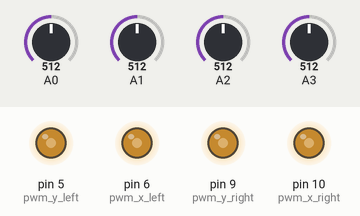
This sketch was run on a simulated Arduino Uno, built with avr-gcc and run on an emulated ATmega328P. Shown: output pins drawn as LEDs (lit = HIGH). The inputs (shaded band) are chosen by the test bench; at power-on: A0 = 512, A1 = 512, A2 = 512, A3 = 512.

Above: at 1.2 s.
1.3 s: A0 set to 716
At 2.5 s:
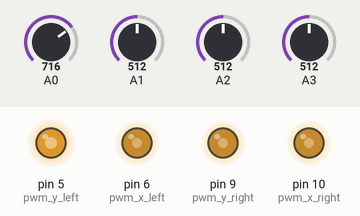
2.8 s: A1 set to 716
At 3.8 s:
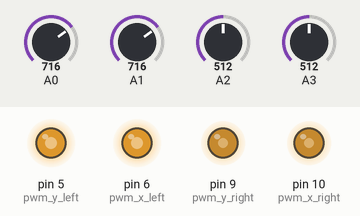
4.3 s: A2 set to 716
At 4.9 s:
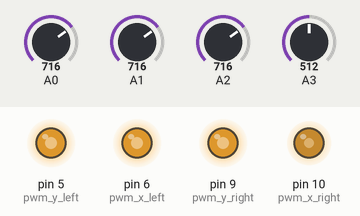
5.8 s: A3 set to 716
At 6.1 s:
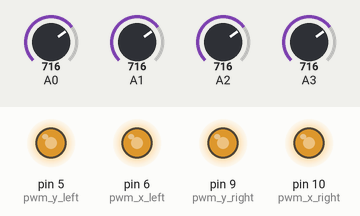
7.3 s: A0 set to 992
At 8.4 s:
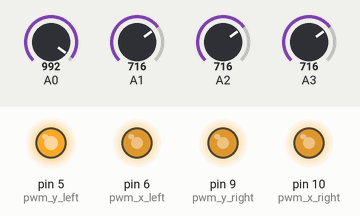
8.8 s: A1 set to 992
At 9.5 s:
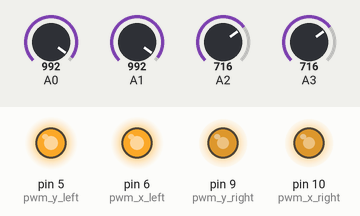
Timing chart, 0 to 11.3 s (numbered marks = the images above; inputs shaded):
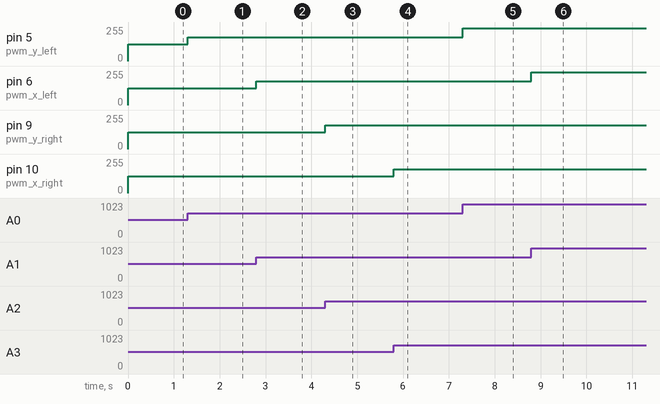

The sketch:

DroneControl.ino
```cpp
int pwm_y_left = 5; // y-Achse des linken Joysticks, P4 - Grün
int pwm_x_left = 6;  // x-Achse des linken Joysticks, P3 - Rot
int pwm_y_right = 9; // y-Achse des rechten Joysticks, P2 - Schwarz
int pwm_x_right = 10; // x-Achse des rechten Joysticks, P1 - Weiß

class DroneControl {
  public:
    DroneControl(){ }
    ~DroneControl(){ }

    void initJoystickRestingValues(){
      int P4 = analogRead(0); //P4 - Schub
      int P3 = analogRead(1); //P3 - Gieren
      int P2 = analogRead(2); //P2 - Nicken
      int P1 = analogRead(3); //P1 - Rollen

      init_resting_p4 = ((float)P4)/1024.0 * 3.3;
      init_resting_p3 = ((float)P3)/1024.0 * 3.3;
      init_resting_p2 = ((float)P2)/1024.0 * 3.3;
      init_resting_p1 = ((float)P1)/1024.0 * 3.3;
    }

    void controlDrone(int *output, float perc_y_left, float perc_x_left, float perc_y_right, float perc_x_right){
      output[0] = calculatePWM(perc_y_left, init_resting_p4, 2.9120, 0.4026); //resting - 1.6950
      output[1] = calculatePWM(perc_x_left, init_resting_p3, 2.8450, 0.5754); //resting - 1.7470
      output[2] = calculatePWM(perc_y_right, init_resting_p2, 2.9520, 0.3949); //resting - 1.6960
      output[3] = calculatePWM(perc_x_right, init_resting_p1, 2.8580, 0.5796); //resting - 1.6470
    }

    void writeToDrone(int *pwmValues){
      analogWrite(pwm_y_left, pwmValues[0]); //P4 - Schub
      analogWrite(pwm_x_left, pwmValues[1]); // P3 - Gieren
      analogWrite(pwm_y_right, pwmValues[2]); // P2 - Nicken
      analogWrite(pwm_x_right, pwmValues[3]);  // P1 - Rollen
    }

    void writeToDroneTest(){
      analogWrite(pwm_y_left, 255); //P4 - Schub
      analogWrite(pwm_x_left, 255); // P3 - Gieren
      analogWrite(pwm_y_right, 255); // P2 - Nicken
      analogWrite(pwm_x_right, 255);  // P1 - Rollen
    }

    void writeToConsole(int *pwmValues){
      Serial.println(String("P1-Rollen: ") + pwmValues[3] + String(" P2-Nicken: ") +pwmValues[2] + String(" P3-Gieren: ") + pwmValues[1] + String(" P4-Schub: ") + pwmValues[0] );
    }

    void readFromJoysticks(int* joystickValues, int* pwmValues){
      joystickValues[0] = analogRead(0); //P4 - Schub
      joystickValues[1] = analogRead(1); //P3 - Gieren
      joystickValues[2] = analogRead(2); //P2 - Nicken
      joystickValues[3] = analogRead(3); //P1 - Rollen
      pwmValues[0] = map(joystickValues[0], 0,1024,0,255);
      pwmValues[1] = map(joystickValues[1], 0,1024,0,255);
      pwmValues[2] = map(joystickValues[2], 0,1024,0,255);
      pwmValues[3] = map(joystickValues[3], 0,1024,0,255);
    }

  private:
    float calculatePWM(float input, float restingValue, float highValue, float lowValue){
     //floats dürfen nicht mit == verglichen werden, deswegen wird ein intervall festgelegt
      if(input < 0.001 && input > -0.001)
        return restingValue/3.3 * 255;

      //bei positiven prozentzahlen
      if(input > 0)
        return (restingValue - (restingValue - lowValue)*input/100.0)/3.3 * 255;

       //bei negativen prozentzahlen
      if(input < 0)
        return (restingValue - (highValue - restingValue)*input/100.0)/3.3 * 255;
    }

    float init_resting_p4;
    float init_resting_p3;
    float init_resting_p2;
    float init_resting_p1;
};

void initArduino(){
  pinMode(pwm_y_left, OUTPUT); // P4 - Schub
  pinMode(pwm_x_left, OUTPUT); // P3 - Gieren
  pinMode(pwm_y_right, OUTPUT); // P2 - Nicken
  pinMode(pwm_x_right, OUTPUT); // P1 - Rollen
  Serial.begin(9600);
  while (!Serial) {
    ; // wait for serial port to connect. Needed for native USB port only
  }
}

DroneControl dc;

void setup() {
  initArduino();
  dc.initJoystickRestingValues();
}

int pwmValues[4];
int joystickValues[4];
bool manual = true;

void loop() {
  if(Serial.available() > 0){
    char command = Serial.read();
    if(!manual && command == '0'){ // send '0' char ascci
      manual = true;
      Serial.println("manual modus");
    }
    if(manual && command == '1'){ // send '1' char ascii
      manual = false;
      Serial.println("autopilot modus");
    }
  }

  if(manual){
    dc.readFromJoysticks(joystickValues, pwmValues);
  } else {
    dc.controlDrone(pwmValues, 0.0, 40.0,0.0,0.0);
  }

  dc.writeToDrone(pwmValues);
  //writeToConsole(pwmValues);
  //writeToDroneTest();
}
```

Measured:
- after the input at 1.3 s, pin 5 (pwm_y_left): 127/255 → 178/255 at once
- after the input at 2.8 s, pin 6 (pwm_x_left): 127/255 → 178/255 at once
- after the input at 4.3 s, pin 9 (pwm_y_right): 127/255 → 178/255 at once
- after the input at 5.8 s, pin 10 (pwm_x_right): 127/255 → 178/255 at once
- after the input at 7.3 s, pin 5 (pwm_y_left): 178/255 → 247/255 at once
- after the input at 8.8 s, pin 6 (pwm_x_left): 178/255 → 247/255 at once
